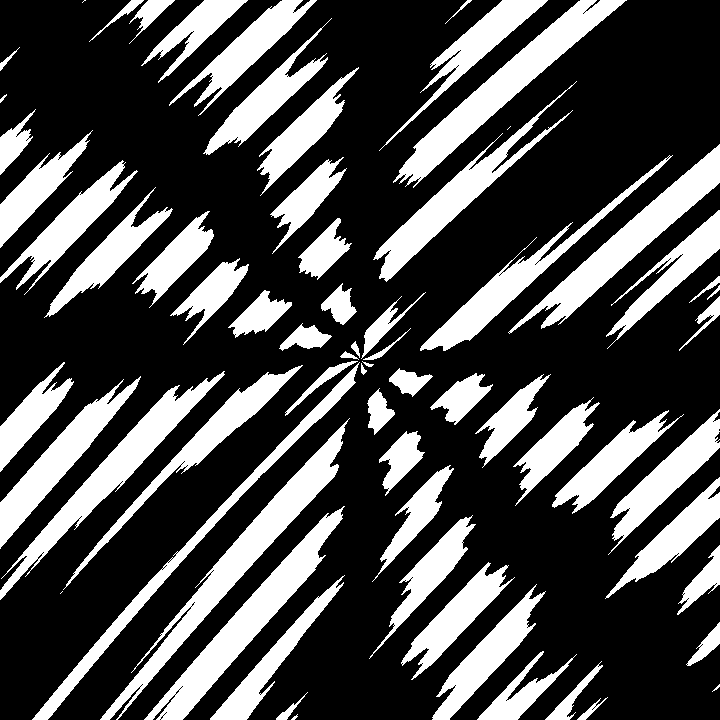
Frame 1 (no input)
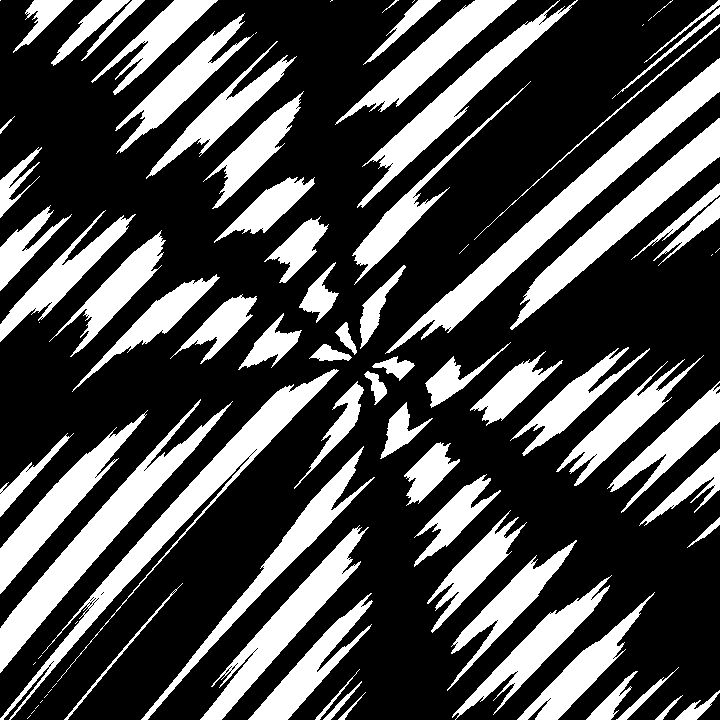
Frame 60 (the mouse pressed at the canvas centre just before this capture)
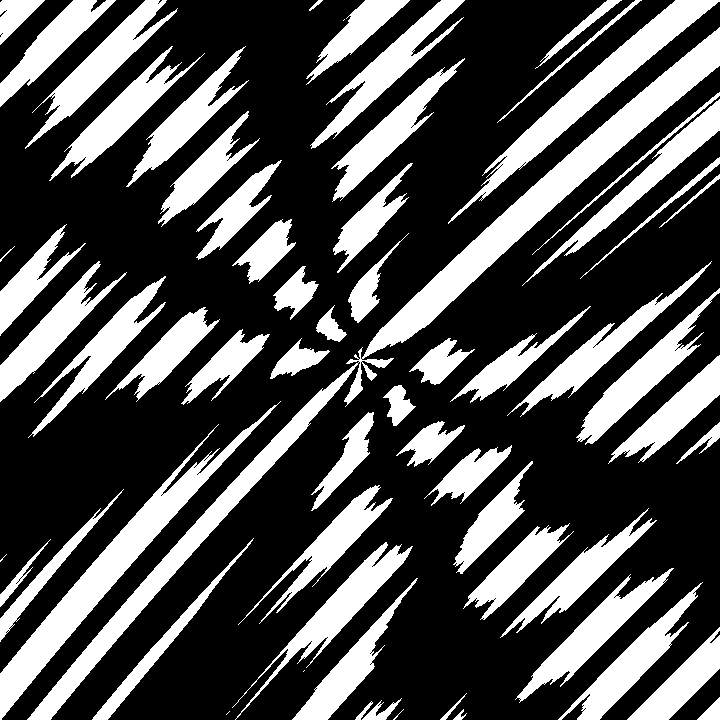
Frame 120 (the mouse held since frame 60 and released just before this capture)

The Processing sketch that drew these frames (run headless with seeded random() and noise(); from frame 60 on, the mouse is pressed at the canvas centre):

// Processing sketch: sketch_1102020_ShakingDistortion
// ── sketch_1102020_ShakingDistortion.pde
int x,y;float t,d;
void setup(){size(720,720);}
void draw(){t+=.05;loadPixels();
for(y=0;y<720;y++)
for(x=0;x<720;x++)pixels[y*720+x]=color(((d=dist(x*.1,y*.1,360,360)+t)%5>2?1:0)*((atan2(360-x,360-y)+PI+t*.2+noise(d,t)*.5)%(PI/4)>PI/8?1:0)*255);updatePixels();
}
